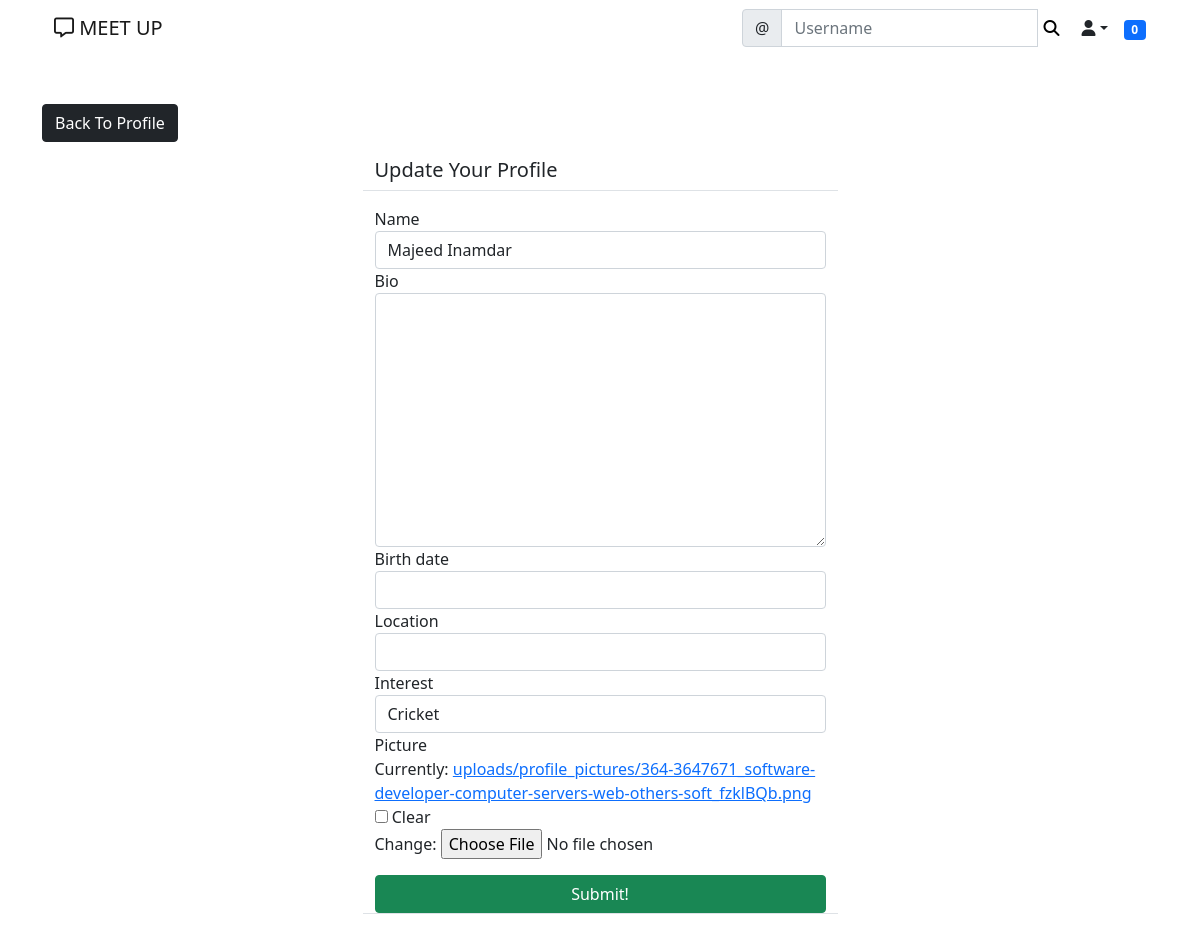
The page /meet/profile/edit/2/ (signed in) on the database as committed earlier.
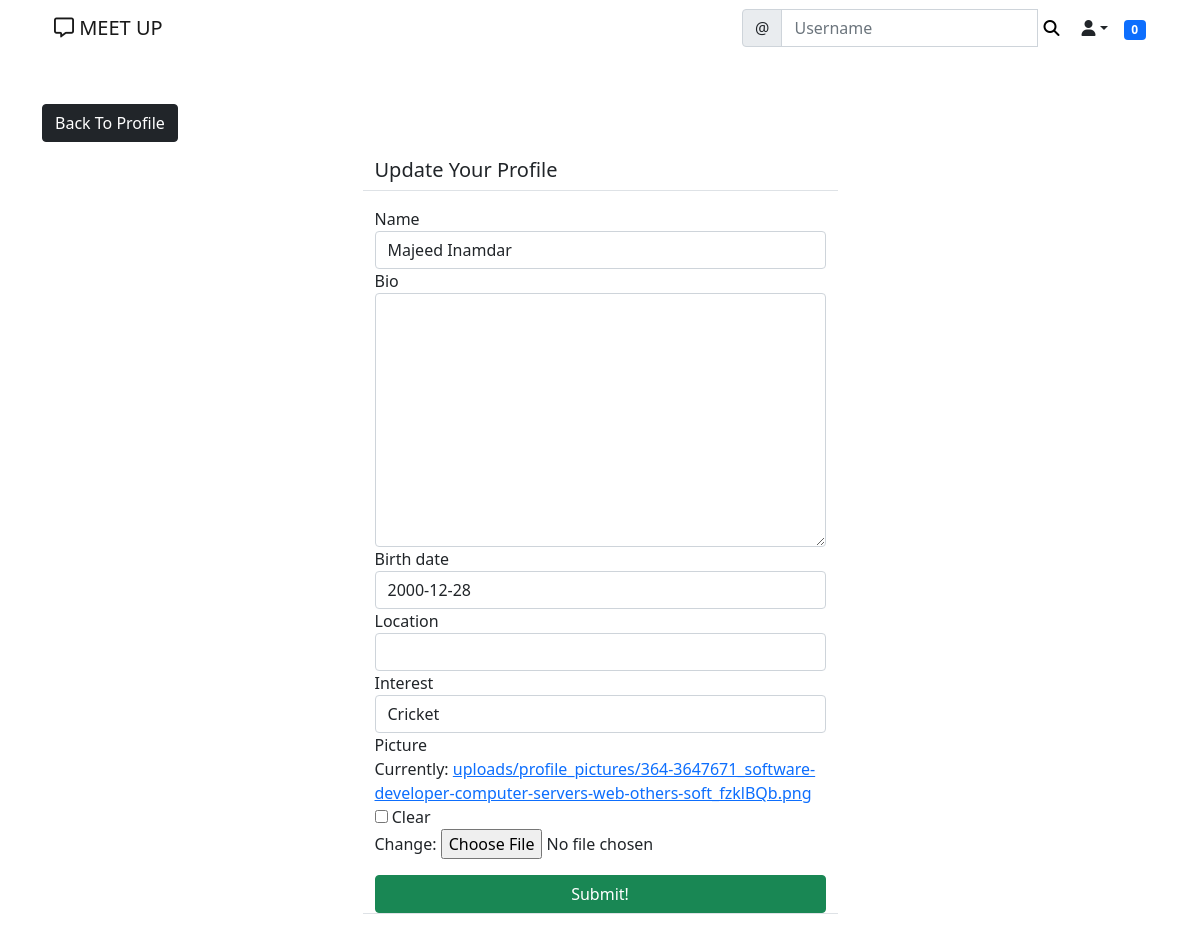
The same page on the database as committed later.
### meet/models.py (models this page shows)
class UserProfile(models.Model):
	user = models.OneToOneField(User, primary_key=True, verbose_name='user', related_name='profile', on_delete=models.CASCADE)
	name = models.CharField(max_length=30, blank=True, null=True)
	bio = models.TextField(max_length=500, blank=True, null=True)
	interest = models.CharField(max_length=100, blank=True, null=True)
	birth_date =models.DateField(null=True, blank=True)
	location = models.CharField(max_length=100, blank=True, null=True)
	picture = models.ImageField(upload_to='uploads/profile_pictures', default='uploads/profile_pictures/default.png', blank=True)
	followers = models.ManyToManyField(User, blank=True, related_name='followers')

### meet/views.py (the view, shortened to what this page needs)
# urls.py: path('profile/edit/<int:pk>/', ProfileEditView.as_view(), name='profile-edit'),
class ProfileEditView(LoginRequiredMixin, UserPassesTestMixin, UpdateView):
    model = UserProfile
    fields = ['name', 'bio', 'birth_date', 'location', 'interest', 'picture']
    template_name = 'meet/profile_edit.html'
    def test_func(self):
        profile = self.get_object()
        return self.request.user == profile.user

### landing/templatetags/custom_tags.py (called while the page is built)
@register.inclusion_tag('meet/show_notifications.html', takes_context=True)
def show_notifications(context):
	request_user = context['request'].user
	notifications = Notification.objects.filter(to_user=request_user).exclude(user_has_seen=True).order_by('-date')
	return {'notifications': notifications}

### meet/templates/meet/profile_edit.html (shortened to what this page needs)
{% extends 'landing/base.html' %}
{% load crispy_forms_tags %}
{% block content %}
<div class="container">
    <div class="row mt-5">
        <div class="col-md-5 col-sm-6">
            <a href="{% url 'profile' object.pk %}" class="btn btn-dark">Back To Profile</a>
        </div>
    </div>
    <div class="row justify-content-center mt-3">
        <div class="col-md-5 col-sm-12 border-bottom">
            <h5>Update Your Profile</h5>
        </div>
    </div>
    <div class="row justify-content-center mt-3 mb-5">
        <div class="col-md-5 col-sm-12 border-bottom">
            <form method="POST" enctype="multipart/form-data">
                {{ form | crispy }}
                <div class="d-grid gap-2">
                    <button class="btn btn-success mt-3">Submit!</button>
                </div>
            </form>
        </div>
    </div>
</div>
{% endblock content %}

Rows that differ between the two databases and show on the page:
changed UserProfile "Majeed Inamdar": birth_date (not shown) → "2000-12-28"
